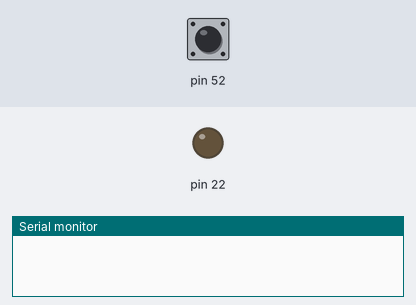
Recording of a sketch running on a simulated Arduino Mega 2560, built with avr-gcc and run on an emulated ATmega2560. Shown: output pins drawn as LEDs (lit = HIGH), the last lines printed to the serial monitor. The test bench sets the inputs (shaded band); at power-on: pin 52 LOW.

Above: at 1.2 s.
1.3 s: pin 52 driven HIGH
2.8 s: pin 52 pulsed LOW 2 times (0.12 s each, 0.3 s apart)
At 3.5 s:
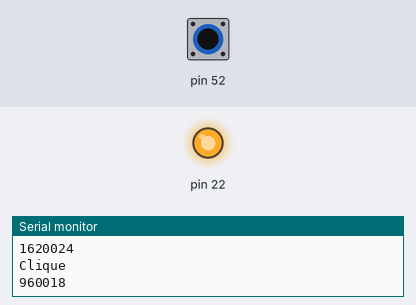
Timing chart, 0 to 12.4 s (numbered marks = the images above; inputs shaded):
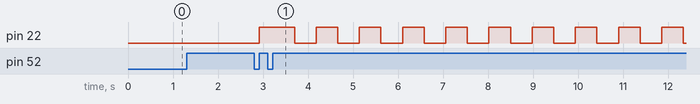

Measured:
- after the input at 2.8 s, pin 22: LOW → HIGH after 0.12 s, then repeats every 0.96 s: LOW 0.48 s, HIGH 0.48 s

The sketch:

sketch.ino
```cpp
int entriesCounter = 0;
long int microsInterval = 0;
bool isClicking = false;
long int lastClick = 0;
long int clickTimes[1000];

void setup() {
  Serial.begin(9600);

  pinMode(52, INPUT);
  pinMode(22, OUTPUT);
}

void loop() {
  int input = digitalRead(52);

  if (input == 1 && !isClicking){
    isClicking = true;

    double currentTime = micros();
    double clickDelay = currentTime - lastClick;

    clickTimes[entriesCounter] = clickDelay;

    entriesCounter ++;
    lastClick = currentTime;

    long int total = 0;
    for (int i = 1; i < entriesCounter; i ++){
       total += clickTimes[i];
    }
    microsInterval = total/(entriesCounter - 1);

    Serial.println("Clique");
    Serial.println(microsInterval);
  }

  if (input == 0){
    isClicking = false;
  }


  if ((micros() - lastClick) % microsInterval < microsInterval*0.5){
    digitalWrite(22, HIGH);
  }
  else {
    digitalWrite(22, LOW);
  }
}
```
